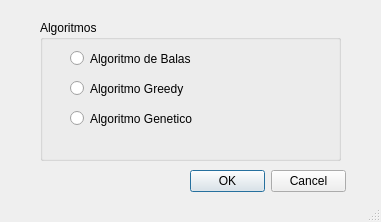
<?xml version="1.0" encoding="UTF-8"?>
<ui version="4.0">
 <class>MainWindow</class>
 <widget class="QMainWindow" name="MainWindow">
  <property name="geometry">
   <rect>
    <x>0</x>
    <y>0</y>
    <width>381</width>
    <height>222</height>
   </rect>
  </property>
  <property name="windowTitle">
   <string>Herramienta de Optimizacion</string>
  </property>
  <widget class="QWidget" name="centralwidget">
   <widget class="QDialogButtonBox" name="buttonBox">
    <property name="geometry">
     <rect>
      <x>190</x>
      <y>170</y>
      <width>156</width>
      <height>23</height>
     </rect>
    </property>
    <property name="standardButtons">
     <set>QDialogButtonBox::Cancel|QDialogButtonBox::Ok</set>
    </property>
   </widget>
   <widget class="QGroupBox" name="groupBox">
    <property name="geometry">
     <rect>
      <x>40</x>
      <y>20</y>
      <width>301</width>
      <height>141</height>
     </rect>
    </property>
    <property name="title">
     <string>Algoritmos</string>
    </property>
    <widget class="QRadioButton" name="radioButton">
     <property name="geometry">
      <rect>
       <x>30</x>
       <y>30</y>
       <width>131</width>
       <height>17</height>
      </rect>
     </property>
     <property name="text">
      <string>Algoritmo de Balas</string>
     </property>
    </widget>
    <widget class="QRadioButton" name="radioButton_2">
     <property name="geometry">
      <rect>
       <x>30</x>
       <y>60</y>
       <width>151</width>
       <height>17</height>
      </rect>
     </property>
     <property name="text">
      <string>Algoritmo Greedy </string>
     </property>
    </widget>
    <widget class="QRadioButton" name="radioButton_5">
     <property name="geometry">
      <rect>
       <x>30</x>
       <y>90</y>
       <width>151</width>
       <height>17</height>
      </rect>
     </property>
     <property name="text">
      <string>Algoritmo Genetico</string>
     </property>
    </widget>
   </widget>
  </widget>
  <widget class="QMenuBar" name="menubar">
   <property name="geometry">
    <rect>
     <x>0</x>
     <y>0</y>
     <width>381</width>
     <height>21</height>
    </rect>
   </property>
  </widget>
  <widget class="QStatusBar" name="statusbar"/>
 </widget>
 <resources/>
 <connections/>
</ui>
